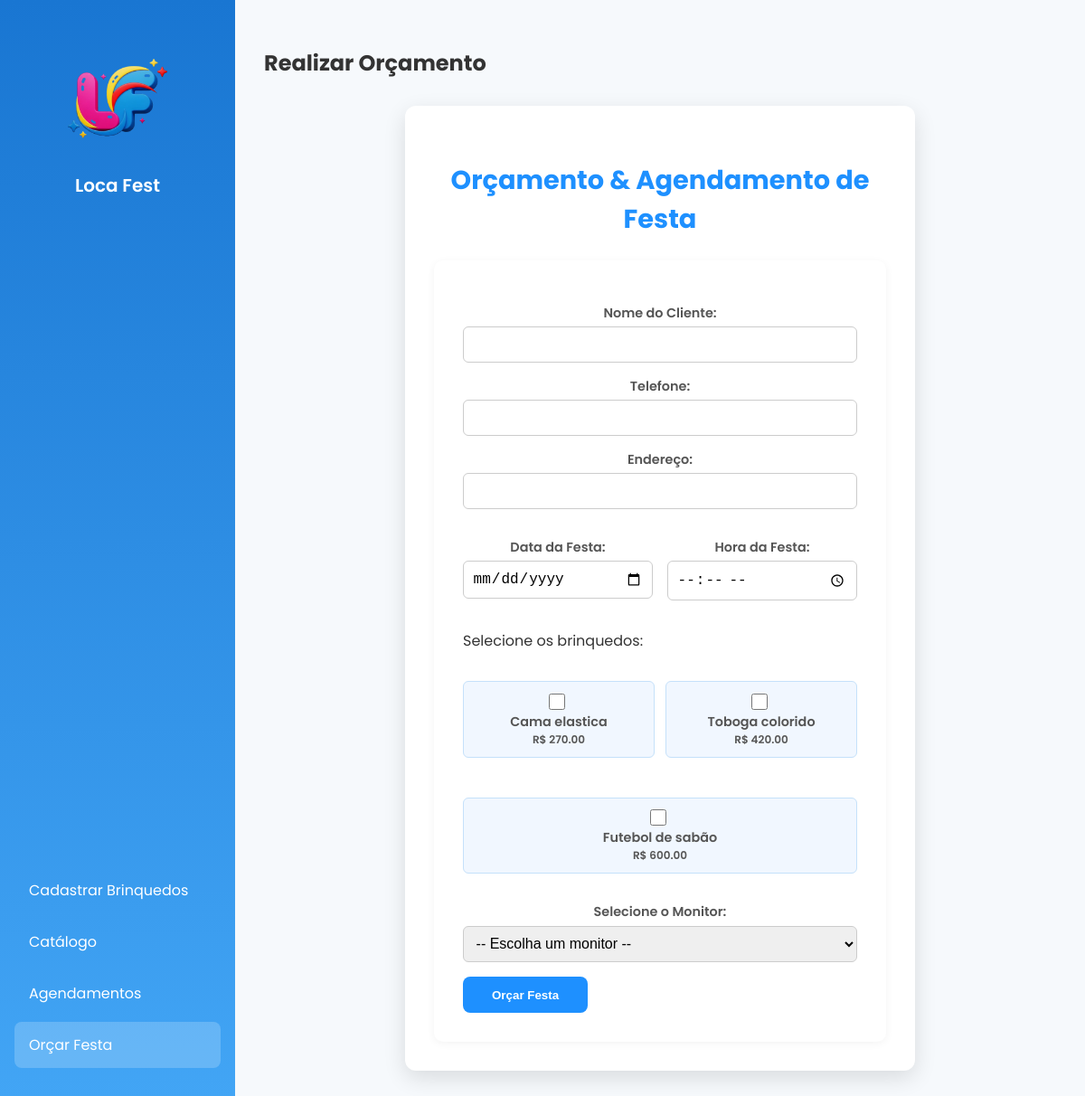
The app's page /orcamentos, older data.
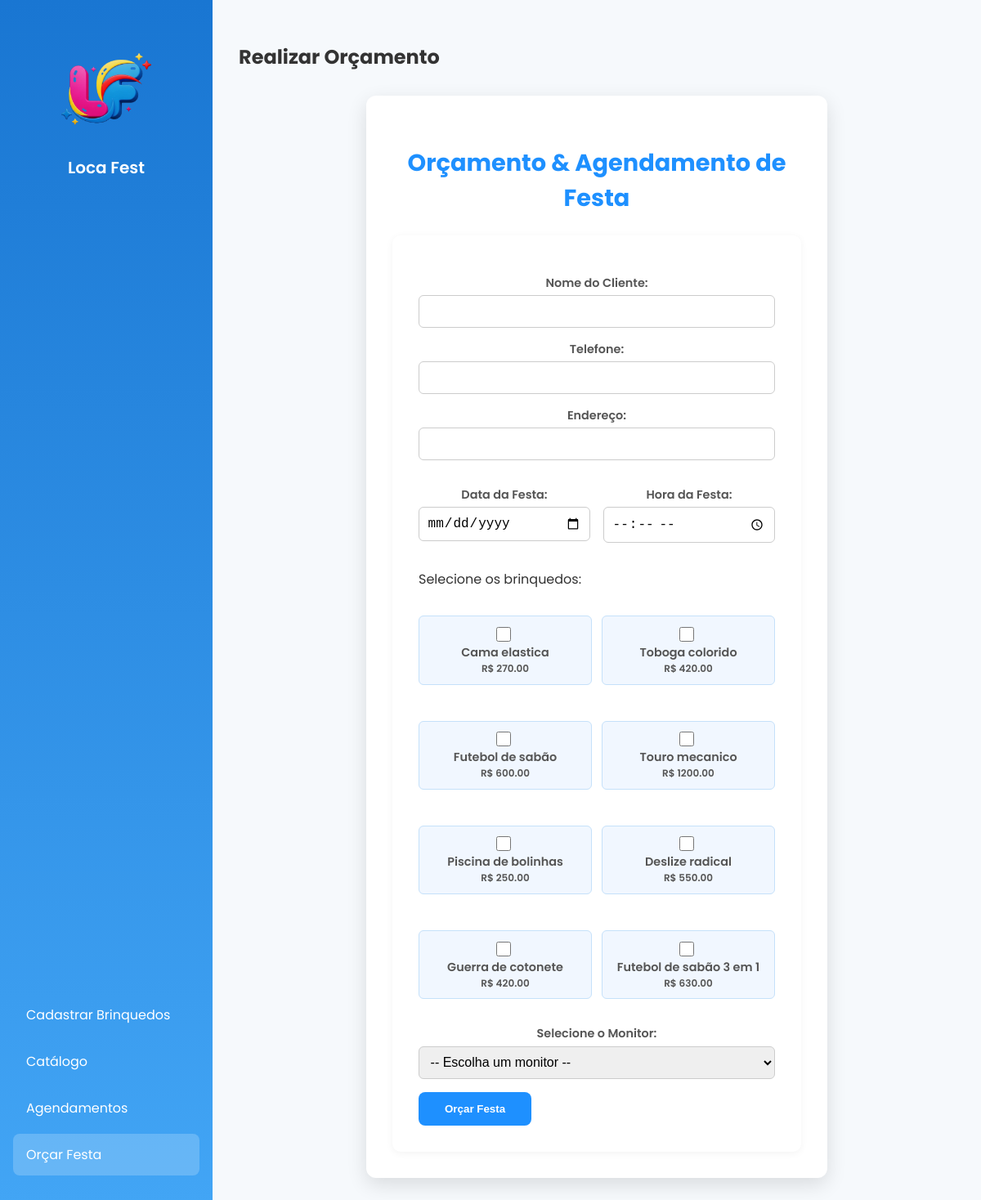
The same page, newer data.
### storage.py (models this page shows)
class Brinquedo(db.Model):
    id = db.Column(db.Integer, primary_key=True)
    nome = db.Column(db.String(100), nullable=False)
    tamanho = db.Column(db.String(50))
    preco = db.Column(db.Float, nullable=False)
    faixa_etaria = db.Column(db.String(50))
    caminho_imagem = db.Column(db.String(200))

### routes.py (the view, shortened to what this page needs)
@app.route('/orcamentos', methods=['GET', 'POST'])
def orcamentos():
    brinquedos = Brinquedo.query.all()
    monitores = Monitor.query.filter_by(disponibilidade=True).all()
    page_content = render_template('orcamentos.html', brinquedos=brinquedos, monitores=monitores)
    return render_template(
        'home.html',
        active_page='orcamentos',
        page_title='Realizar Orçamento',
        page_content=page_content
    )

### templates/orcamentos.html (shortened to what this page needs)
<div class="card">
  <h3>Orçamento & Agendamento de Festa</h3>
  <form method="POST" class="form">
    <div class="left-column">
      <label>Nome do Cliente:
        <input type="text" name="nome_cliente" required>
      </label>
      <label>Telefone:
        <input type="text" name="telefone">
      </label>
      <label>Endereço:
        <input type="text" name="endereco">
      </label>
      <div style="display: flex; gap: 1rem;">
        <label style="flex: 1;">Data da Festa:
          <input type="date" name="data_festa" required style="width: 100%; box-sizing: border-box;">
        </label>
        <label style="flex: 1;">Hora da Festa:
          <input type="time" name="hora_festa" required style="width: 100%; box-sizing: border-box;">
        </label>
      </div>
    </div>
    <div class="right-column">
      <p class="label-sub">Selecione os brinquedos:</p>
      <div class="checkbox-group">
        {% for brinquedo in brinquedos %}
        <label class="checkbox-item">
          <input type="checkbox" name="brinquedos" value="{{ brinquedo.id }}">
          <span>{{ brinquedo.nome }}</span>
          <small>R$ {{ "%.2f"|format(brinquedo.preco) }}</small>
        </label>
        {% endfor %}
      </div>
    </div>
    <label>Selecione o Monitor:
      <select name="monitor_id" required>
        <option value="">-- Escolha um monitor --</option>
      </select>
    </label>
    <button type="submit" class="btn">Orçar Festa</button>
  </form>
</div>

Row changes from the older to the newer data that the page shows:
added Brinquedo: nome "Touro mecanico", preco "1200.00"
added Brinquedo: nome "Piscina de bolinhas", preco "250.00"
added Brinquedo: nome "Deslize radical", preco "550.00"
added Brinquedo: nome "Guerra de cotonete", preco "420.00"
added Brinquedo: nome "Futebol de sabão 3 em 1", preco "630.00"
